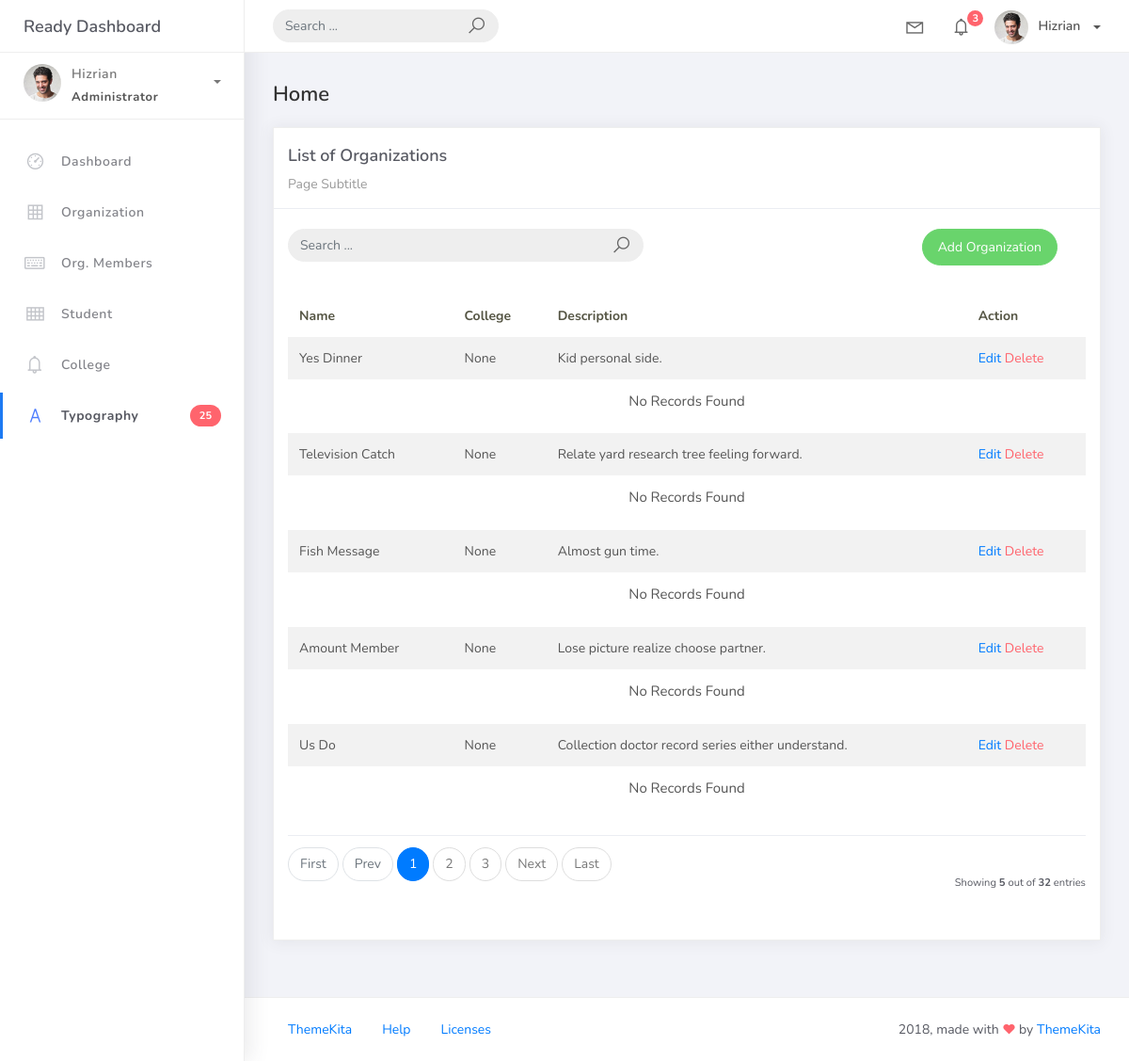
/organization_list/, run on an earlier commit of the app's database.
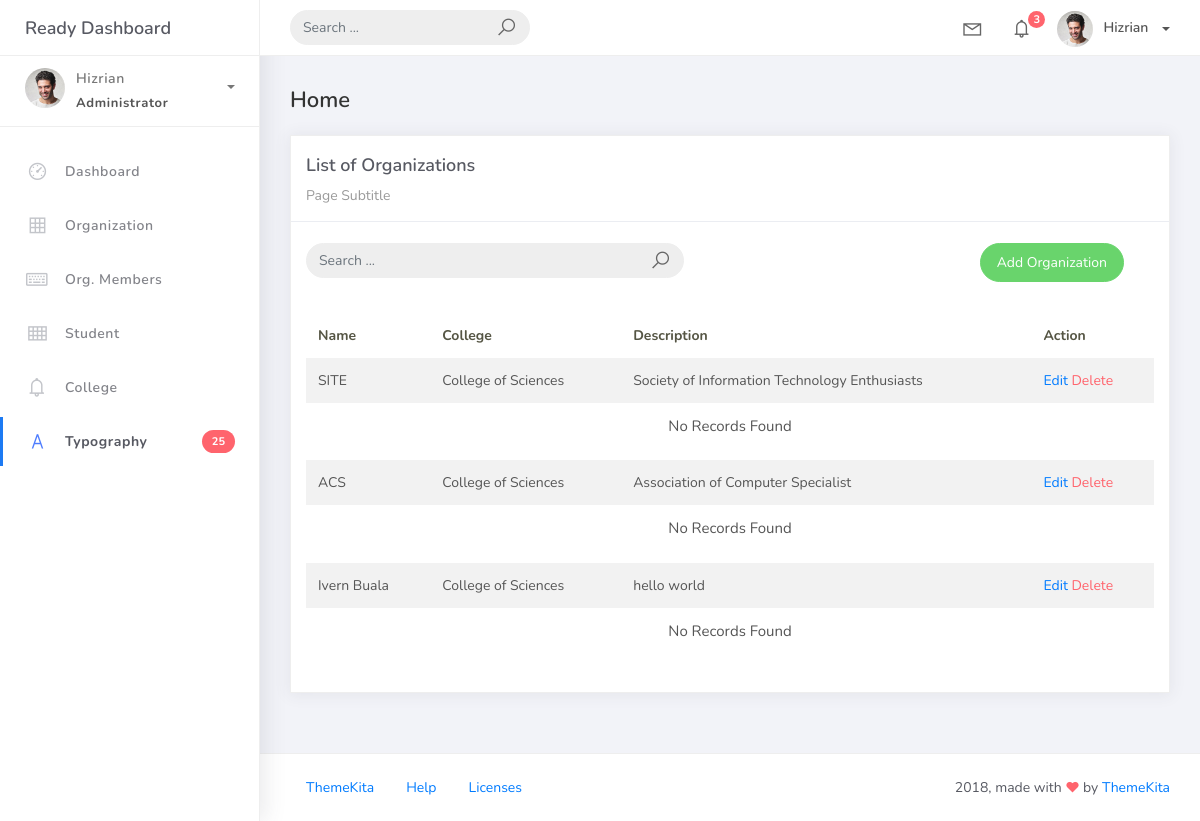
And on a later commit of the database.
### studentorg/models.py (models this page shows, shortened)
class BaseModel(models.Model):
    created_at = models.DateTimeField(auto_now_add=True, db_index=True)
    updated_at = models.DateTimeField(auto_now=True)
    class Meta:
        abstract = True

class Organization(BaseModel):
    name = models.CharField(max_length=250)
    college = models.ForeignKey (
        College, null=True, blank=True, on_delete=models.CASCADE)
    description = models.CharField(max_length=500)

class College(BaseModel):
    college_name = models.CharField(max_length=150)
    def __str__(self):
        return self.college_name

### studentorg/views.py (the view)
# urls.py: path('organization_list/', OrganizationList.as_view(), name='organization-list'),
class OrganizationList(ListView):
    model = Organization
    context_object_name = 'organization'
    template_name = 'org_list.html'
    paginate_by = 5
    def get_queryset(self, *args, **kwargs):
        qs = super(OrganizationList, self).get_queryset(*args, **kwargs)
        if self.request.GET.get("q") != None:
            query = self.request.GET.get('q')
            qs = qs.filter(Q(name__icontains=query) |
                            Q(description__icontains=query))
        return qs

### templates/org_list.html
{% extends 'base.html' %} {% load static %} {% block content %}
<div class="content">
    <div class="container-fluid">
        <h4 class="page-title">Home</h4>
        <div class="row">
            <div class="col-md-12">
                <div class="card">
                    <div class="card-header">
                        <div class="card-title">List of Organizations</div>
                        <div class="card-category">Page Subtitle</div>
                    </div>
                    <br />
                    <div class="col-md-12 row">
                        <div class="col-md-6">
                            <form class="navbar-left navbar-form nav-search mr-md-3" action="{% url 'organization-list' %}">
                                <div class="input-group">
                                    <input type="text" placeholder="Search ..." class="form-control" name="q" />
                                    <div class="input-group-append">
                                        <span class="input-group-text">
                                            <i class="la la-search search-icon"></i>
                                        </span>
                                    </div>
                                </div>
                            </form>
                        </div>
                        <div class="col-md-6">
                            <div class="pull-right">
                                <a href="{% url 'organization-add' %}" class="btn btn-success btn-rounded">
                                    Add Organization
                                </a>
                            </div>
                        </div>
                    </div>
                    <div class="card-body">
                        <table class="table table-striped mt-3">
                            <thead>
                                <tr>
                                    <th scope="col">Name</th>
                                    <th scope="col">College</th>
                                    <th scope="col">Description</th>
                                    <th scope="col">Action</th>
                                </tr>
                            </thead>
                            <tbody>
                                {% for object in object_list %}
                                <tr>
                                    <td>{{ object.name }}</td>
                                    <td>{{ object.college }}</td>
                                    <td>{{ object.description }}</td>
                                    <td>
                                        <a href="{% url 'organization-update' object.id %}">Edit</a>
                                        <a href="{% url 'organization-delete' object.id %}" class="text-danger">Delete</a>
                                    </td>
                                </tr>
                                <tr>
                                    <td colspan="4" style="text-align: center">
                                        <p class="text-sm" font-weight-bold mb-0">No Records Found</p>
                                    </td>
                                </tr>
                                {% endfor %}
                            </tbody>
                        </table>
                        {% include 'includes/pagination.html' %}
                    </div>
                </div>
            </div>
        </div>
    </div>
</div>
{% endblock %}

What changed in the data, as far as the page shows it:
removed Organization: name "Yes Dinner", college "None", description "Kid personal side."
removed Organization: name "Television Catch", college "None", description "Relate yard research tree feeling forward."
removed Organization: name "Fish Message", college "None", description "Almost gun time."
removed Organization: name "Amount Member", college "None", description "Lose picture realize choose partner."
removed Organization: name "Us Do", college "None", description "Collection doctor record series either understand."
now on this page (row unchanged): Organization: name "SITE", college "College of Sciences", description "Society of Information Technology Enthusiasts"
now on this page (row unchanged): Organization: name "ACS", college "College of Sciences", description "Association of Computer Specialist"
added Organization: name "Ivern Buala", college "College of Sciences", description "hello world"
Also different on the page:
{{ object_list.count }}: "5" → (not shown)
{{ paginator.count }}: "32" → (not shown)
text no longer shown: "First Prev Next Last Showing out of entries"
list line gone: "1"
list line gone: "2"
list line gone: "3"
